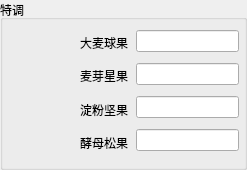
   <widget class="QGroupBox" name="brewing_group">
    <property name="geometry">
     <rect>
      <x>8</x>
      <y>233</y>
      <width>247</width>
      <height>170</height>
     </rect>
    </property>
    <property name="font">
     <font>
      <pointsize>9</pointsize>
     </font>
    </property>
    <property name="title">
     <string>特调</string>
    </property>
    <widget class="QWidget" name="verticalLayoutWidget_4">
     <property name="geometry">
      <rect>
       <x>19</x>
       <y>29</y>
       <width>109</width>
       <height>127</height>
      </rect>
     </property>
     <layout class="QVBoxLayout" name="verticalLayout_4">
      <item>
       <widget class="QLabel" name="barley_label">
        <property name="font">
         <font>
          <family>MS Shell Dlg 2</family>
          <pointsize>9</pointsize>
          <weight>50</weight>
          <bold>false</bold>
          <kerning>true</kerning>
         </font>
        </property>
        <property name="text">
         <string>大麦球果</string>
        </property>
        <property name="textFormat">
         <enum>Qt::PlainText</enum>
        </property>
        <property name="alignment">
         <set>Qt::AlignRight|Qt::AlignTrailing|Qt::AlignVCenter</set>
        </property>
        <property name="margin">
         <number>0</number>
        </property>
       </widget>
      </item>
      <item>
       <widget class="QLabel" name="malt_label">
        <property name="font">
         <font>
          <family>MS Shell Dlg 2</family>
          <pointsize>9</pointsize>
          <weight>50</weight>
          <bold>false</bold>
          <kerning>true</kerning>
         </font>
        </property>
        <property name="text">
         <string>麦芽星果</string>
        </property>
        <property name="textFormat">
         <enum>Qt::PlainText</enum>
        </property>
        <property name="alignment">
         <set>Qt::AlignRight|Qt::AlignTrailing|Qt::AlignVCenter</set>
        </property>
        <property name="margin">
         <number>0</number>
        </property>
       </widget>
      </item>
      <item>
       <widget class="QLabel" name="starch_label">
        <property name="font">
         <font>
          <family>MS Shell Dlg 2</family>
          <pointsize>9</pointsize>
          <weight>50</weight>
          <bold>false</bold>
          <kerning>true</kerning>
         </font>
        </property>
        <property name="text">
         <string>淀粉坚果</string>
        </property>
        <property name="textFormat">
         <enum>Qt::PlainText</enum>
        </property>
        <property name="alignment">
         <set>Qt::AlignRight|Qt::AlignTrailing|Qt::AlignVCenter</set>
        </property>
        <property name="margin">
         <number>0</number>
        </property>
       </widget>
      </item>
      <item>
       <widget class="QLabel" name="yeast_label">
        <property name="font">
         <font>
          <family>MS Shell Dlg 2</family>
          <pointsize>9</pointsize>
          <weight>50</weight>
          <bold>false</bold>
          <kerning>true</kerning>
         </font>
        </property>
        <property name="text">
         <string>酵母松果</string>
        </property>
        <property name="textFormat">
         <enum>Qt::PlainText</enum>
        </property>
        <property name="alignment">
         <set>Qt::AlignRight|Qt::AlignTrailing|Qt::AlignVCenter</set>
        </property>
        <property name="margin">
         <number>0</number>
        </property>
       </widget>
      </item>
     </layout>
    </widget>
    <widget class="QLineEdit" name="barley_text">
     <property name="geometry">
      <rect>
       <x>136</x>
       <y>30</y>
       <width>103</width>
       <height>22</height>
      </rect>
     </property>
     <property name="font">
      <font>
       <pointsize>9</pointsize>
      </font>
     </property>
     <property name="inputMethodHints">
      <set>Qt::ImhDigitsOnly</set>
     </property>
    </widget>
    <widget class="QLineEdit" name="malt_text">
     <property name="geometry">
      <rect>
       <x>136</x>
       <y>63</y>
       <width>103</width>
       <height>22</height>
      </rect>
     </property>
     <property name="font">
      <font>
       <pointsize>9</pointsize>
      </font>
     </property>
     <property name="inputMethodHints">
      <set>Qt::ImhDigitsOnly</set>
     </property>
    </widget>
    <widget class="QLineEdit" name="starch_text">
     <property name="geometry">
      <rect>
       <x>136</x>
       <y>96</y>
       <width>103</width>
       <height>22</height>
      </rect>
     </property>
     <property name="font">
      <font>
       <pointsize>9</pointsize>
      </font>
     </property>
     <property name="inputMethodHints">
      <set>Qt::ImhDigitsOnly</set>
     </property>
    </widget>
    <widget class="QLineEdit" name="yeast_text">
     <property name="geometry">
      <rect>
       <x>136</x>
       <y>129</y>
       <width>103</width>
       <height>22</height>
      </rect>
     </property>
     <property name="font">
      <font>
       <pointsize>9</pointsize>
      </font>
     </property>
     <property name="inputMethodHints">
      <set>Qt::ImhDigitsOnly</set>
     </property>
    </widget>
   </widget>
